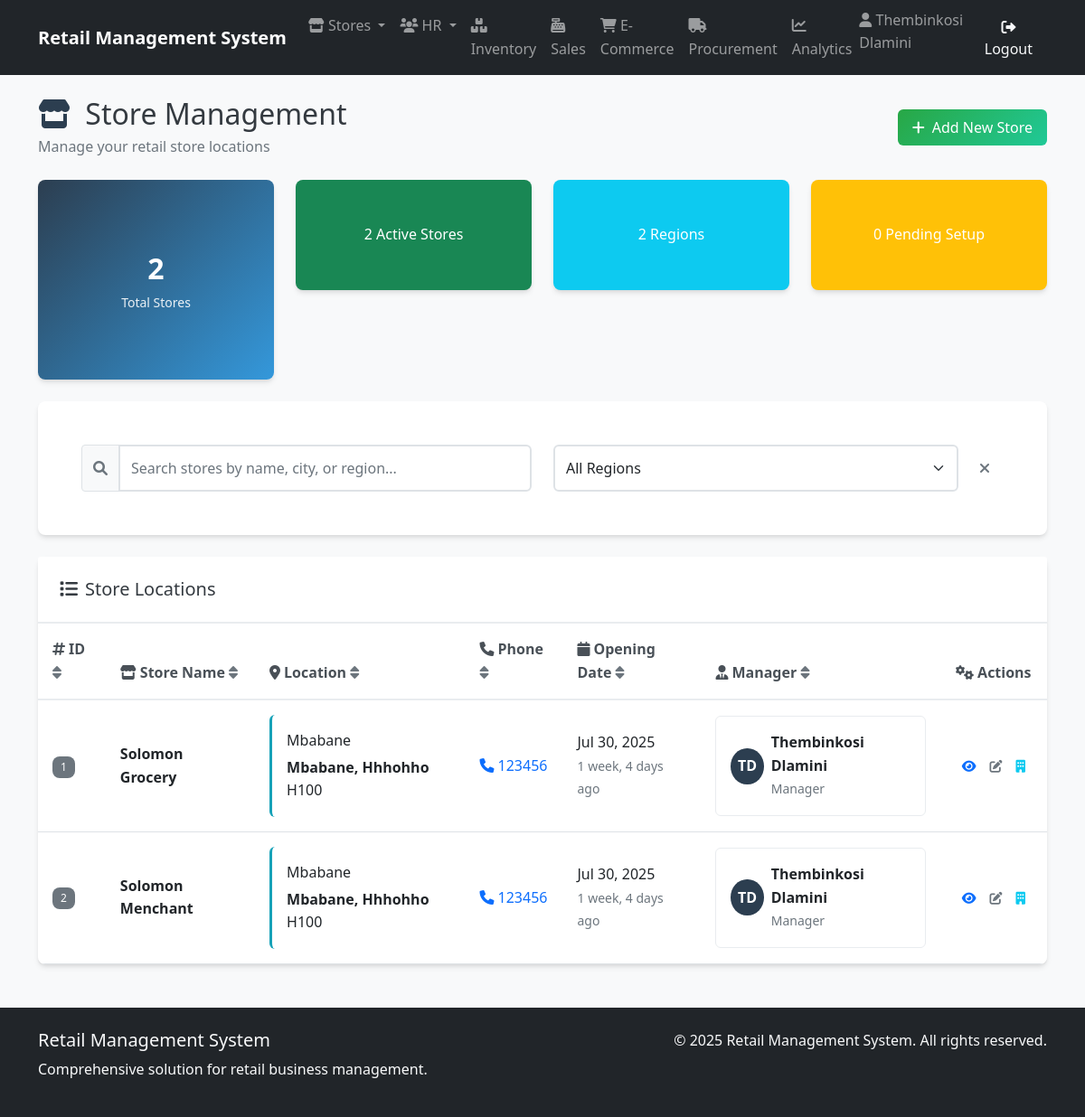
The page /stores/ (signed in) on the database as committed earlier.
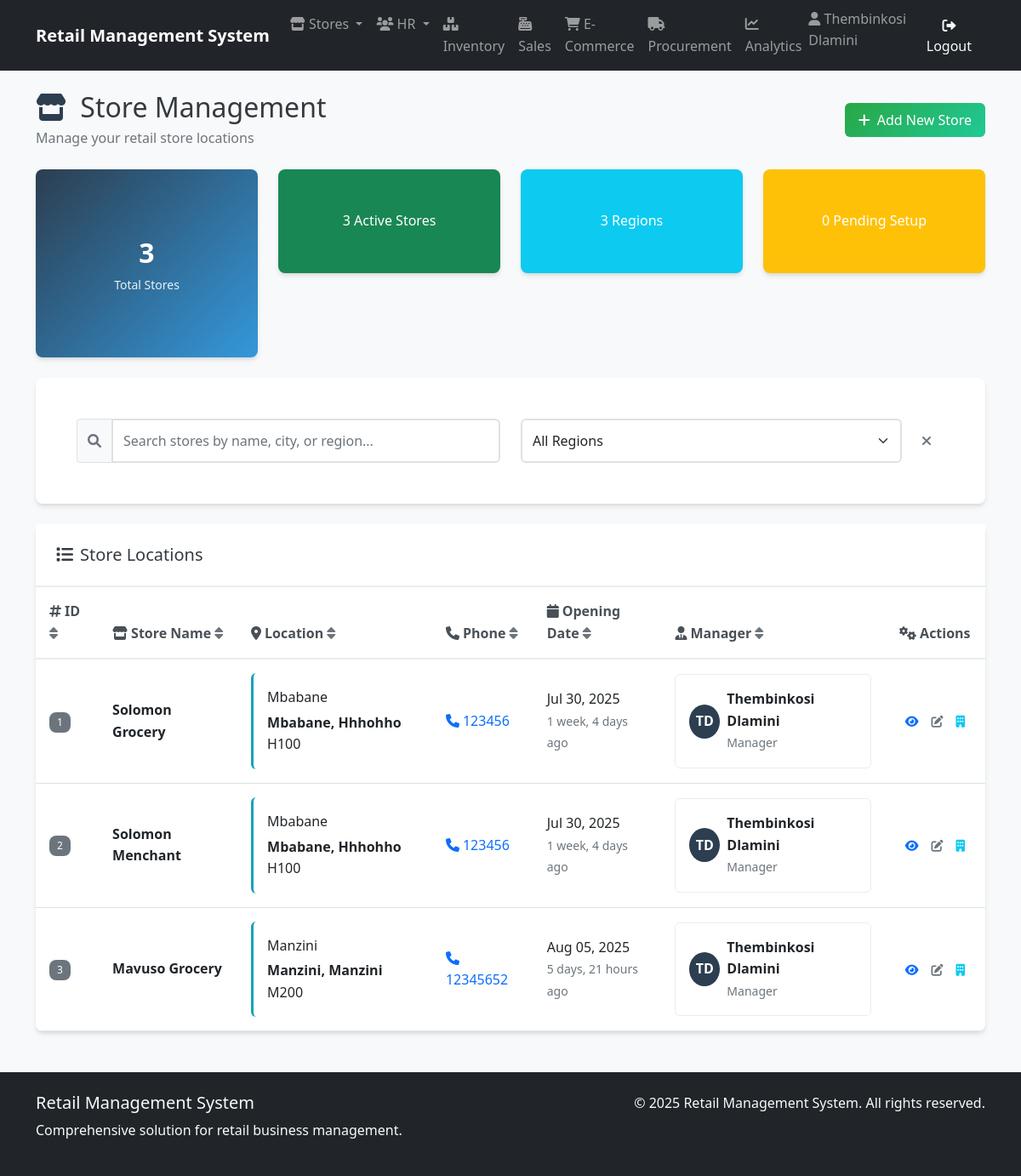
The same page on the database as committed later.
### store_management/models.py (models this page shows, shortened)
class Store(models.Model):
    id = models.AutoField(primary_key=True, db_column='store_id')
    store_name = models.CharField(max_length=100)
    address = models.CharField(max_length=200)
    city = models.CharField(max_length=50)
    region = models.CharField(max_length=50)
    postal_code = models.CharField(max_length=20, blank=True, null=True)
    phone = models.CharField(max_length=20)
    opening_date = models.DateField()
    manager = models.ForeignKey('human_resources.Employee', on_delete=models.SET_NULL, null=True, blank=True, related_name='managed_stores')
    created_at = models.DateTimeField(auto_now_add=True)
    updated_at = models.DateTimeField(auto_now=True)
    class Meta:
        db_table = 'store_management_store'

### human_resources/models.py (models this page shows, shortened)
class Employee(AbstractUser):
    employee_id = models.AutoField(primary_key=True)
    first_name = models.CharField(_("first name"), max_length=50, blank=False)
    last_name = models.CharField(_("last name"), max_length=50, blank=False)
    email = models.EmailField(_("email address"), unique=True)  # Uncommented and made unique
    phone = models.CharField(_("phone number"), max_length=20, blank=True, null=True)
    hire_date = models.DateField(_("hire date"), blank=True, null=True)
    position = models.CharField(_("position"), max_length=50, blank=True)
    salary = models.DecimalField(
        _("salary"),
        max_digits=10,
        decimal_places=2,
        blank=True,
        null=True
    )
    department = models.ForeignKey(
        'store_management.Department',
        on_delete=models.SET_NULL,
        null=True,
        blank=True,
        related_name='employees',
        verbose_name=_("department")
    )
    username = models.CharField(
        max_length=150,
        unique=True,
        verbose_name='username'
    )
    store = models.ForeignKey(
        'store_management.Store',
        on_delete=models.SET_NULL,
        null=True,       # Add this
        blank=True,      # Add this
        verbose_name='Assigned Store'
    )
    manager = models.ForeignKey(
        'self',
        on_delete=models.SET_NULL,
        null=True,
        blank=True,
        related_name='subordinates',
        verbose_name=_("manager")
    )
    created_at = models.DateTimeField(auto_now_add=True)
    updated_at = models.DateTimeField(auto_now=True)
    class Meta:
        db_table = 'human_resources_employee'
        verbose_name = _("employee")
        verbose_name_plural = _("employees")
        ordering = ['last_name', 'first_name']
        permissions = [
            ("view_store_dashboard", "Can view store management dashboard"),
            ("manage_store_settings", "Can modify store configuration and settings"),
            ("manage_departments", "Can create/edit/delete store departments"),
            ("access_inventory", "Can access inventory management system"),
            ("view_inventory", "Can view inventory items and stock levels"),
            ("edit_inventory", "Can modify inventory items and quantities"),
            ("manage_inventory_categories", "Can organize inventory categories"),
            ("perform_inventory_audit", "Can conduct physical inventory counts"),
            ("process_sales", "Can process in-store sales transactions"),
            ("void_sales", "Can void/completely cancel sales transactions"),
            ("manage_sales_promotions", "Can configure sales promotions/discounts"),
            ("view_sales_reports", "Can access sales performance reports"),
            ("create_purchase_orders", "Can generate new procurement orders"),
            ("approve_purchase_orders", "Can authorize procurement requests"),
            ("manage_suppliers", "Can maintain supplier/vendor records"),
            ("receive_stock", "Can process received shipments"),
            ("view_employee_directory", "Can access employee contact information"),
            ("manage_employee_records", "Can maintain HR records (excluding sensitive data)"),
            ("access_hr_reports", "Can view HR analytics and reports"),
            ("manage_recruitment", "Can handle hiring processes"),
            ("manage_online_listings", "Can maintain e-commerce product listings"),
            ("process_online_orders", "Can fulfill e-commerce purchases"),
            ("handle_customer_portals", "Can manage customer account portals"),
            ("view_web_analytics", "Can access e-commerce traffic/revenue reports"),
            ("generate_financial_reports", "Can create financial statements"),
            ("export_data_reports", "Can export datasets for external analysis"),
            ("access_executive_dashboards", "Can view strategic business dashboards"),
            ("schedule_automated_reports", "Can configure report automation"),
            ("override_inventory_checks", "Can bypass inventory validation rules"),
            ("access_audit_logs", "Can view system audit trails"),
            ("manage_api_integrations", "Can configure system integrations")
        ]

### store_management/views.py (the view)
# urls.py: path('', views.StoreListView.as_view(), name='store_list'),
class StoreListView(ListView):
    model = Store
    context_object_name = 'stores'
    template_name = 'store_management/store_list.html'

### store_management/templates/store_management/store_list.html (shortened to what the changed rows need)
{% extends 'base.html' %}
{% load static %}
{% block extra_css %}
<link rel="stylesheet" href="{% static 'store_management/css/store_management.css' %}">
{% endblock %}
{% block content %}
<div class="container mt-4">
    <div class="d-flex justify-content-between align-items-center mb-4">
        <div>
            <h1 class="h2 mb-1">
                <i class="fas fa-store text-brand-primary me-2"></i>
                Store Management
            </h1>
        </div>
    </div>
    {% if stores %}
    <div class="row mb-4">
        <div class="col-md-3">
            <div class="card store-stats">
                <div class="card-body text-center">
                    <span class="stat-number">{{ stores|length }}</span>
                    <span class="stat-label">Total Stores</span>
                </div>
            </div>
        </div>
        <div class="col-md-3">
            <div class="card bg-success text-white">
                <div class="card-body text-center">
                    <span class="stat-number">{{ stores|length }}</span>
                    <span class="stat-label">Active Stores</span>
                </div>
            </div>
        </div>
        <div class="col-md-3">
            <div class="card bg-info text-white">
                <div class="card-body text-center">
                    <span class="stat-number">{{ stores|length }}</span>
                    <span class="stat-label">Regions</span>
                </div>
            </div>
        </div>
        <div class="col-md-3">
            <div class="card bg-warning text-white">
                <div class="card-body text-center">
                    <span class="stat-number">0</span>
                    <span class="stat-label">Pending Setup</span>
                </div>
            </div>
        </div>
    </div>
    {% endif %}
                            {% regroup stores by region as region_list %}
    <div class="card">
        <div class="card-body p-0">
            <div class="table-responsive">
                <table class="table table-hover mb-0" data-searchable data-sortable>
                    <thead class="table-light">
                        <tr>
                            <th data-sortable="id">
                                <i class="fas fa-hashtag me-1"></i>ID
                            </th>
                            <th data-sortable="name">
                                <i class="fas fa-store me-1"></i>Store Name
                            </th>
                            <th data-sortable="location">
                                <i class="fas fa-map-marker-alt me-1"></i>Location
                            </th>
                            <th data-sortable="phone">
                                <i class="fas fa-phone me-1"></i>Phone
                            </th>
                            <th data-sortable="opening_date">
                                <i class="fas fa-calendar me-1"></i>Opening Date
                            </th>
                            <th data-sortable="manager">
                                <i class="fas fa-user-tie me-1"></i>Manager
                            </th>
                            <th class="text-center">
                                <i class="fas fa-cogs me-1"></i>Actions
                            </th>
                        </tr>
                    </thead>
                    <tbody>
                        {% for store in stores %}
                        <tr>
                            <td data-sort="{{ store.id }}">
                                <span class="badge bg-secondary">{{ store.id }}</span>
                            </td>
                            <td data-sort="{{ store.store_name }}">
                                <strong>{{ store.store_name }}</strong>
                            </td>
                            <td data-sort="{{ store.city }}">
                                <div class="location-display">
                                    <div class="address-line">{{ store.address }}</div>
                                    <div class="address-line">
                                        <strong>{{ store.city }}, {{ store.region }}</strong>
                                        {% if store.postal_code %}{{ store.postal_code }}{% endif %}
                                    </div>
                                </div>
                            </td>
                            <td data-sort="{{ store.phone }}">
                                <a href="tel:{{ store.phone }}" class="text-decoration-none">
                                    <i class="fas fa-phone me-1"></i>{{ store.phone }}
                                </a>
                            </td>
                            <td data-sort="{{ store.opening_date }}">
                                {{ store.opening_date|date:"M d, Y" }}
                                <br>
                                <small class="text-muted">
                                    {{ store.opening_date|timesince }} ago
                                </small>
                            </td>
                            <td data-sort="{{ store.manager.get_full_name|default:store.manager.username|default:'Unassigned' }}">
                                {% if store.manager %}
                                    <div class="manager-info">
                                        <div class="d-flex align-items-center">
                                            <div class="manager-avatar me-2">
                                                {{ store.manager.first_name.0|default:store.manager.username.0 }}{{ store.manager.last_name.0|default:'' }}
                                            </div>
                                            <div>
                                                <div class="fw-bold">
                                                    {% if store.manager.first_name or store.manager.last_name %}
                                                        {{ store.manager.first_name }} {{ store.manager.last_name }}
                                                    {% else %}
                                                        {{ store.manager.username }}
                                                    {% endif %}
                                                </div>
                                                <small class="text-muted">{{ store.manager.position|default:"Manager" }}</small>
                                            </div>
                                        </div>
                                    </div>
                                {% else %}
                                    <span class="text-muted">
                                        <i class="fas fa-user-slash me-1"></i>Unassigned
                                    </span>
                                {% endif %}
                            </td>
                            <td class="text-center">
                                <div class="btn-group" role="group">
                                    {% if store.pk %}
                                        <a href="{% url 'store_management:store_detail' pk=store.pk %}"
                                           class="btn btn-sm btn-outline-primary"
                                           data-bs-toggle="tooltip" title="View Details">
                                            <i class="fas fa-eye"></i>
                                        </a>
                                        <a href="{% url 'store_management:store_update' store.pk %}"
                                           class="btn btn-sm btn-outline-secondary"
                                           data-bs-toggle="tooltip" title="Edit Store">
                                            <i class="fas fa-edit"></i>
                                        </a>
                                        <a href="{% url 'store_management:department_list' store_id=store.pk %}"
                                           class="btn btn-sm btn-outline-info"
                                           data-bs-toggle="tooltip" title="Manage Departments">
                                            <i class="fas fa-building"></i>
                                        </a>
                                    {% else %}
                                        <span class="text-muted">Store ID missing</span>
                                    {% endif %}
                                </div>
                            </td>
                        </tr>
                        {% endfor %}
                    </tbody>
                </table>
            </div>
        </div>
    </div>
</div>
{% endblock %}

Rows that differ between the two databases and show on the page:
added Store: id "3", store_name "Mavuso Grocery", address "Manzini", city "Manzini", region "Manzini", postal_code "M200", phone "12345652", opening_date "Aug 05, 2025", opening_date "5 days, 21 hours", manager.first_name.0 "T", manager.last_name.0 "D", manager.first_name "Thembinkosi", manager.last_name "Dlamini", manager.position "Manager"
Other text that changed with them:
{{ stores|length }}: "2" → "3"
